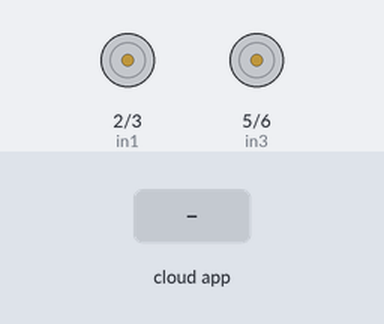
Simulated run of this sketch. Board: Arduino Uno, built with avr-gcc and run on an emulated ATmega328P. On the bench: motor-driver pin pairs drawn as motors (green arrow = first pin HIGH = forward, orange = second pin HIGH = backward, longer = more drive, scaled by the enable pin). Inputs (shaded band) come from the test bench. The ROS host is connected and sends only what is stated.

Above: at 1.2 s.
1.3 s: the phone or cloud app sets linear.x to -100
At 2.0 s:
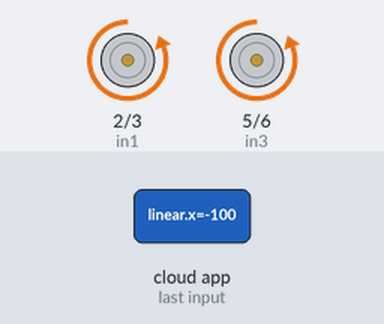
2.8 s: the phone or cloud app sets linear.x to 0
At 3.2 s:
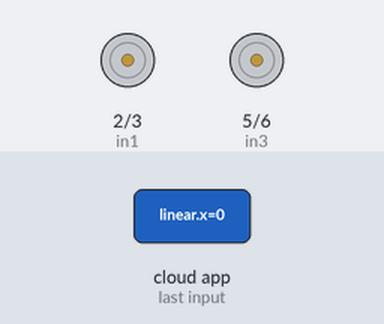
4.3 s: the phone or cloud app sets angular.z to -100
At 5.5 s:
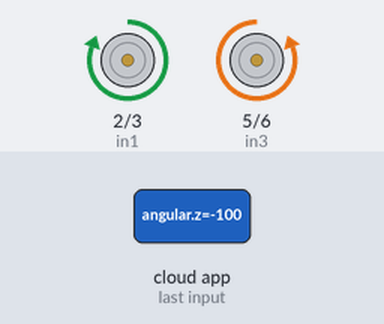
5.8 s: the phone or cloud app sets angular.z to 0
At 6.6 s:
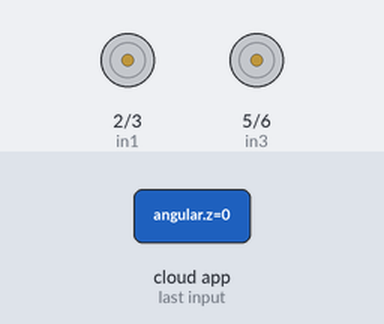
7.3 s: the phone or cloud app sets linear.x to 100
At 7.8 s:
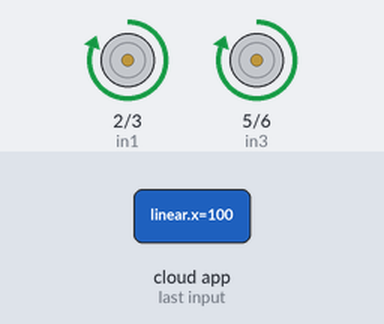
8.8 s: the phone or cloud app sets linear.x to 0
At 10.1 s:
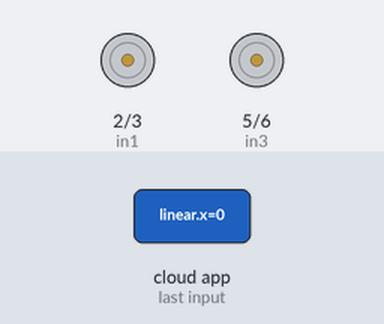
Timing chart, 0 to 11.3 s (numbered marks = the images above; inputs shaded):
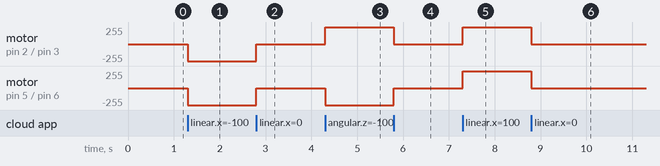

The sketch:

driver.ino
```cpp
#include <ros.h>
#include <geometry_msgs/Twist.h>


int in1 = 2;
int in2 = 3;
int enA = 4;


int in3 = 5;
int in4 = 6;
int enB = 7;


ros::NodeHandle nh;

void cmdVelCallback(const geometry_msgs::Twist& msg) {
  float linear_x = msg.linear.x;
  float angular_z = msg.angular.z;


  if (linear_x > 0) {
    moveForward(linear_x);

  } else if (linear_x < 0) {
    moveBackward(-linear_x);
  } else if (angular_z > 0) {
    turnLeft(angular_z);

  } else if (angular_z < 0) {
    turnRight(-angular_z);

  } else {
    stopMotors();
  }
}


ros::Subscriber<geometry_msgs::Twist> sub("/cmd_vel_new", &cmdVelCallback);

void setup() {

  pinMode(in1, OUTPUT);
  pinMode(in2, OUTPUT);
  pinMode(enA, OUTPUT);
  pinMode(in3, OUTPUT);
  pinMode(in4, OUTPUT);
  pinMode(enB, OUTPUT);


  nh.initNode();
  nh.subscribe(sub);
}

void loop() {
  nh.spinOnce();
  delay(1);
}


void moveForward(float speed) {
  digitalWrite(in1, HIGH);
  digitalWrite(in2, LOW);
  analogWrite(enA, 255 * speed);

  digitalWrite(in3, HIGH);
  digitalWrite(in4, LOW);
  analogWrite(enB, 255 * speed);
}


void moveBackward(float speed) {
  digitalWrite(in1, LOW);
  digitalWrite(in2, HIGH);
  analogWrite(enA, 255 * speed );

  digitalWrite(in3, LOW);
  digitalWrite(in4, HIGH);
  analogWrite(enB, 255 * speed);
}


void turnLeft(float speed) {
  digitalWrite(in1, LOW);
  digitalWrite(in2, HIGH);
  analogWrite(enA, 255 * speed);

  digitalWrite(in3, HIGH);
  digitalWrite(in4, LOW);
  analogWrite(enB, 255 * speed);
}


void turnRight(float speed) {
  digitalWrite(in1, HIGH);
  digitalWrite(in2, LOW);
  analogWrite(enA, 255 * speed);

  digitalWrite(in3, LOW);
  digitalWrite(in4, HIGH);
  analogWrite(enB, 255 * speed);
}


void stopMotors() {
  analogWrite(enA, 0);
  analogWrite(enB, 0);
}
```

Measured:
- after the input at 1.3 s, motor on pin 2 (in1) / pin 3 (in2), motor on pin 5 (in3) / pin 6 (in4): stopped → backward 255/255 at once
- after the input at 2.8 s, motor on pin 2 (in1) / pin 3 (in2), motor on pin 5 (in3) / pin 6 (in4): backward 255/255 → stopped at once
- after the input at 4.3 s, motor on pin 2 (in1) / pin 3 (in2): stopped → forward 255/255 at once; motor on pin 5 (in3) / pin 6 (in4): stopped → backward 255/255 at once
- after the input at 5.8 s, motor on pin 2 (in1) / pin 3 (in2): forward 255/255 → stopped at once; motor on pin 5 (in3) / pin 6 (in4): backward 255/255 → stopped at once
- after the input at 7.3 s, motor on pin 2 (in1) / pin 3 (in2), motor on pin 5 (in3) / pin 6 (in4): stopped → forward 255/255 at once
- after the input at 8.8 s, motor on pin 2 (in1) / pin 3 (in2), motor on pin 5 (in3) / pin 6 (in4): forward 255/255 → stopped at once
